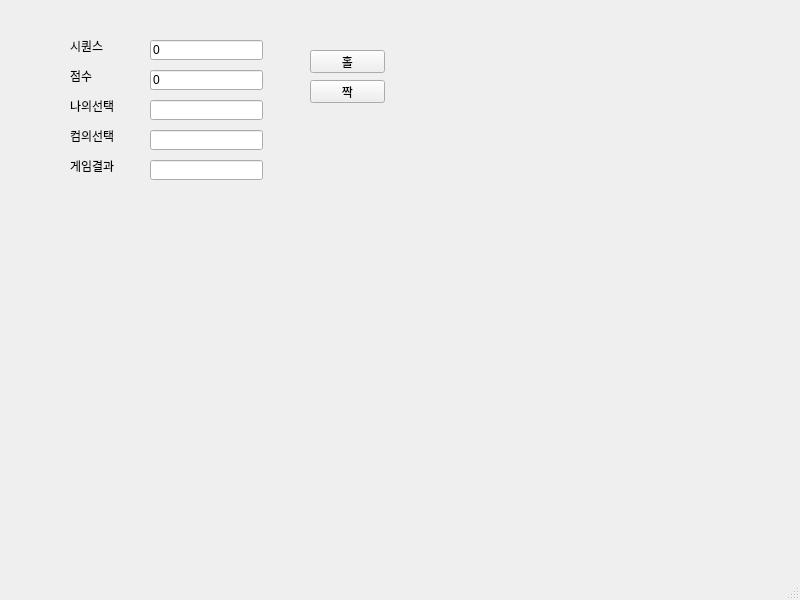
<?xml version="1.0" encoding="UTF-8"?>
<ui version="4.0">
 <class>MainWindow</class>
 <widget class="QMainWindow" name="MainWindow">
  <property name="geometry">
   <rect>
    <x>0</x>
    <y>0</y>
    <width>800</width>
    <height>600</height>
   </rect>
  </property>
  <property name="windowTitle">
   <string>MainWindow</string>
  </property>
  <widget class="QWidget" name="centralwidget">
   <widget class="QPushButton" name="pb_hol">
    <property name="geometry">
     <rect>
      <x>310</x>
      <y>50</y>
      <width>75</width>
      <height>23</height>
     </rect>
    </property>
    <property name="text">
     <string>홀</string>
    </property>
   </widget>
   <widget class="QPushButton" name="pb_jjak">
    <property name="geometry">
     <rect>
      <x>310</x>
      <y>80</y>
      <width>75</width>
      <height>23</height>
     </rect>
    </property>
    <property name="text">
     <string>짝</string>
    </property>
   </widget>
   <widget class="QLabel" name="lbl_jumsu">
    <property name="geometry">
     <rect>
      <x>70</x>
      <y>70</y>
      <width>56</width>
      <height>12</height>
     </rect>
    </property>
    <property name="text">
     <string>점수</string>
    </property>
   </widget>
   <widget class="QLineEdit" name="le_jumsu">
    <property name="geometry">
     <rect>
      <x>150</x>
      <y>70</y>
      <width>113</width>
      <height>20</height>
     </rect>
    </property>
    <property name="text">
     <string>0</string>
    </property>
   </widget>
   <widget class="QLineEdit" name="le_mine">
    <property name="geometry">
     <rect>
      <x>150</x>
      <y>100</y>
      <width>113</width>
      <height>20</height>
     </rect>
    </property>
    <property name="text">
     <string/>
    </property>
   </widget>
   <widget class="QLabel" name="lbl_mine">
    <property name="geometry">
     <rect>
      <x>70</x>
      <y>100</y>
      <width>56</width>
      <height>12</height>
     </rect>
    </property>
    <property name="text">
     <string>나의선택</string>
    </property>
   </widget>
   <widget class="QLineEdit" name="le_com">
    <property name="geometry">
     <rect>
      <x>150</x>
      <y>130</y>
      <width>113</width>
      <height>20</height>
     </rect>
    </property>
    <property name="text">
     <string/>
    </property>
   </widget>
   <widget class="QLabel" name="lbl_com">
    <property name="geometry">
     <rect>
      <x>70</x>
      <y>130</y>
      <width>56</width>
      <height>12</height>
     </rect>
    </property>
    <property name="text">
     <string>컴의선택</string>
    </property>
   </widget>
   <widget class="QLineEdit" name="le_result">
    <property name="geometry">
     <rect>
      <x>150</x>
      <y>160</y>
      <width>113</width>
      <height>20</height>
     </rect>
    </property>
    <property name="text">
     <string/>
    </property>
   </widget>
   <widget class="QLabel" name="lbl_result">
    <property name="geometry">
     <rect>
      <x>70</x>
      <y>160</y>
      <width>56</width>
      <height>12</height>
     </rect>
    </property>
    <property name="text">
     <string>게임결과</string>
    </property>
   </widget>
   <widget class="QLabel" name="lbl_jumsu_2">
    <property name="geometry">
     <rect>
      <x>70</x>
      <y>40</y>
      <width>56</width>
      <height>12</height>
     </rect>
    </property>
    <property name="text">
     <string>시퀀스</string>
    </property>
   </widget>
   <widget class="QLineEdit" name="le_seq">
    <property name="geometry">
     <rect>
      <x>150</x>
      <y>40</y>
      <width>113</width>
      <height>20</height>
     </rect>
    </property>
    <property name="text">
     <string>0</string>
    </property>
   </widget>
  </widget>
  <widget class="QMenuBar" name="menubar">
   <property name="geometry">
    <rect>
     <x>0</x>
     <y>0</y>
     <width>800</width>
     <height>21</height>
    </rect>
   </property>
  </widget>
  <widget class="QStatusBar" name="statusbar"/>
 </widget>
 <resources/>
 <connections/>
</ui>
